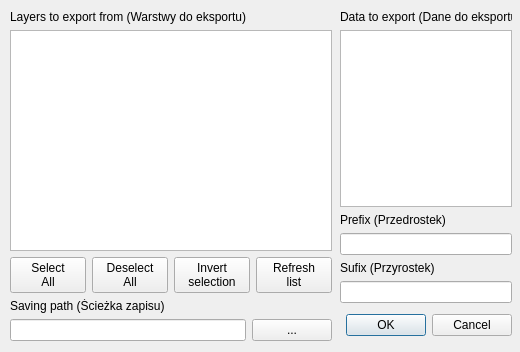
<?xml version="1.0" encoding="UTF-8"?>
<ui version="4.0">
 <class>StyleExporterDialogBase</class>
 <widget class="QDialog" name="StyleExporterDialogBase">
  <property name="geometry">
   <rect>
    <x>0</x>
    <y>0</y>
    <width>520</width>
    <height>352</height>
   </rect>
  </property>
  <property name="minimumSize">
   <size>
    <width>520</width>
    <height>352</height>
   </size>
  </property>
  <property name="maximumSize">
   <size>
    <width>520</width>
    <height>352</height>
   </size>
  </property>
  <property name="windowTitle">
   <string>Style Exporter</string>
  </property>
  <widget class="QWidget" name="verticalLayoutWidget">
   <property name="geometry">
    <rect>
     <x>340</x>
     <y>10</y>
     <width>172</width>
     <height>331</height>
    </rect>
   </property>
   <layout class="QVBoxLayout" name="verticalLayout">
    <item>
     <widget class="QLabel" name="label_2">
      <property name="text">
       <string>Data to export (Dane do eksportu)</string>
      </property>
     </widget>
    </item>
    <item>
     <widget class="QListWidget" name="listWidget_2">
      <property name="selectionMode">
       <enum>QAbstractItemView::MultiSelection</enum>
      </property>
     </widget>
    </item>
    <item>
     <widget class="QLabel" name="label_4">
      <property name="text">
       <string>Prefix (Przedrostek)</string>
      </property>
     </widget>
    </item>
    <item>
     <widget class="QLineEdit" name="lineEdit_2"/>
    </item>
    <item>
     <widget class="QLabel" name="label_5">
      <property name="text">
       <string>Sufix (Przyrostek)</string>
      </property>
     </widget>
    </item>
    <item>
     <widget class="QLineEdit" name="lineEdit_3"/>
    </item>
    <item>
     <widget class="QDialogButtonBox" name="button_box">
      <property name="minimumSize">
       <size>
        <width>161</width>
        <height>32</height>
       </size>
      </property>
      <property name="orientation">
       <enum>Qt::Horizontal</enum>
      </property>
      <property name="standardButtons">
       <set>QDialogButtonBox::Cancel|QDialogButtonBox::Ok</set>
      </property>
     </widget>
    </item>
   </layout>
  </widget>
  <widget class="QWidget" name="verticalLayoutWidget_2">
   <property name="geometry">
    <rect>
     <x>10</x>
     <y>10</y>
     <width>322</width>
     <height>331</height>
    </rect>
   </property>
   <layout class="QVBoxLayout" name="verticalLayout_2">
    <item>
     <widget class="QLabel" name="label_3">
      <property name="text">
       <string>Layers to export from (Warstwy do eksportu)</string>
      </property>
     </widget>
    </item>
    <item>
     <widget class="QListWidget" name="listWidget">
      <property name="selectionMode">
       <enum>QAbstractItemView::MultiSelection</enum>
      </property>
     </widget>
    </item>
    <item>
     <layout class="QHBoxLayout" name="horizontalLayout">
      <item>
       <widget class="QPushButton" name="pushButton_2">
        <property name="sizePolicy">
         <sizepolicy hsizetype="Minimum" vsizetype="Minimum">
          <horstretch>0</horstretch>
          <verstretch>0</verstretch>
         </sizepolicy>
        </property>
        <property name="text">
         <string>Select
All</string>
        </property>
        <property name="checkable">
         <bool>false</bool>
        </property>
        <property name="autoExclusive">
         <bool>false</bool>
        </property>
       </widget>
      </item>
      <item>
       <widget class="QPushButton" name="pushButton_3">
        <property name="sizePolicy">
         <sizepolicy hsizetype="Minimum" vsizetype="Minimum">
          <horstretch>0</horstretch>
          <verstretch>0</verstretch>
         </sizepolicy>
        </property>
        <property name="text">
         <string>Deselect
All</string>
        </property>
        <property name="checkable">
         <bool>false</bool>
        </property>
        <property name="autoExclusive">
         <bool>false</bool>
        </property>
       </widget>
      </item>
      <item>
       <widget class="QPushButton" name="pushButton_4">
        <property name="sizePolicy">
         <sizepolicy hsizetype="Minimum" vsizetype="Minimum">
          <horstretch>0</horstretch>
          <verstretch>0</verstretch>
         </sizepolicy>
        </property>
        <property name="text">
         <string>Invert
selection</string>
        </property>
        <property name="checkable">
         <bool>false</bool>
        </property>
        <property name="autoExclusive">
         <bool>false</bool>
        </property>
       </widget>
      </item>
      <item>
       <widget class="QPushButton" name="pushButton_5">
        <property name="sizePolicy">
         <sizepolicy hsizetype="Minimum" vsizetype="Minimum">
          <horstretch>0</horstretch>
          <verstretch>0</verstretch>
         </sizepolicy>
        </property>
        <property name="text">
         <string>Refresh
list</string>
        </property>
        <property name="checkable">
         <bool>false</bool>
        </property>
        <property name="autoExclusive">
         <bool>false</bool>
        </property>
       </widget>
      </item>
     </layout>
    </item>
    <item>
     <widget class="QLabel" name="label">
      <property name="text">
       <string>Saving path (Ścieżka zapisu)</string>
      </property>
     </widget>
    </item>
    <item>
     <layout class="QHBoxLayout" name="horizontalLayout_2">
      <item>
       <widget class="QLineEdit" name="lineEdit"/>
      </item>
      <item>
       <widget class="QPushButton" name="pushButton">
        <property name="text">
         <string>...</string>
        </property>
       </widget>
      </item>
     </layout>
    </item>
   </layout>
  </widget>
 </widget>
 <resources/>
 <connections>
  <connection>
   <sender>button_box</sender>
   <signal>accepted()</signal>
   <receiver>StyleExporterDialogBase</receiver>
   <slot>accept()</slot>
   <hints>
    <hint type="sourcelabel">
     <x>20</x>
     <y>20</y>
    </hint>
    <hint type="destinationlabel">
     <x>20</x>
     <y>20</y>
    </hint>
   </hints>
  </connection>
  <connection>
   <sender>button_box</sender>
   <signal>rejected()</signal>
   <receiver>StyleExporterDialogBase</receiver>
   <slot>reject()</slot>
   <hints>
    <hint type="sourcelabel">
     <x>20</x>
     <y>20</y>
    </hint>
    <hint type="destinationlabel">
     <x>20</x>
     <y>20</y>
    </hint>
   </hints>
  </connection>
 </connections>
</ui>
